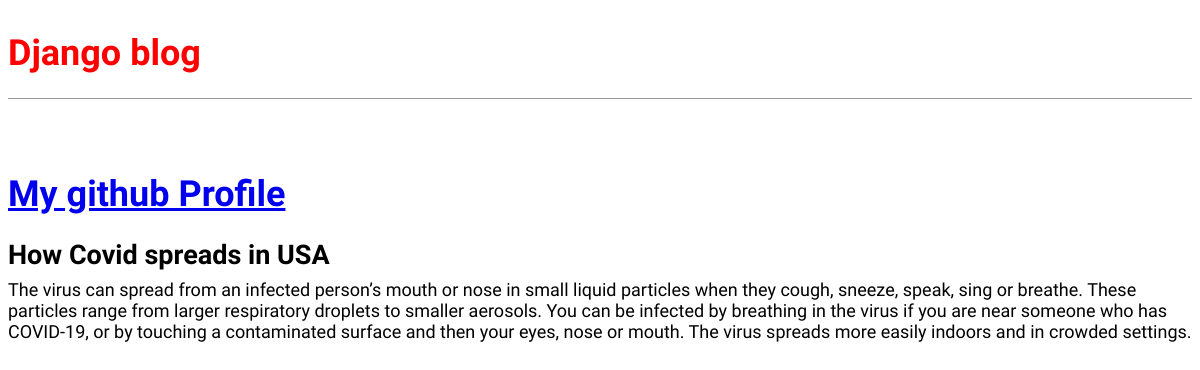
Before: /post/2/ with the older database file.
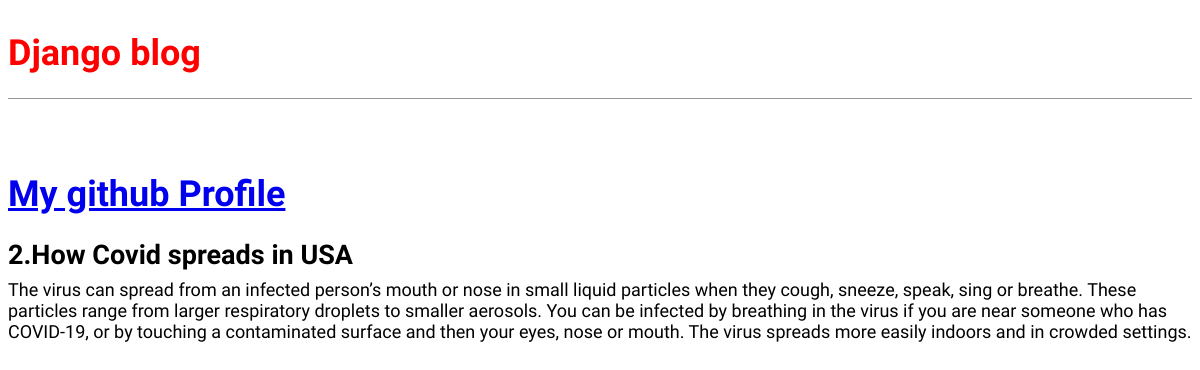
After: the same page with the newer database file.
### blog/models.py (models this page shows, shortened)
class post(models.Model):
    title = models.CharField(max_length=200)
    author = models.ForeignKey('auth.User', on_delete=models.CASCADE,)
    body = models.TextField(null=True)

### blog/views.py (the view)
# urls.py: path('post/<int:pk>/', blogdetailview.as_view(), name='post_detail'),
class blogdetailview(DetailView):
    model = post
    template_name = 'post_detail.html'

### templates/post_detail.html
{%extends 'base.html'%}
{%block content%}
<div class="post-entry">
<h2>{{ post.title }}</h2>
<p>{{ post.body }}</p>
</div>
{%endblock content%}

Changed rows visible on the page:
changed post: title "How Covid spreads in USA" → "2.How Covid spreads in USA"
